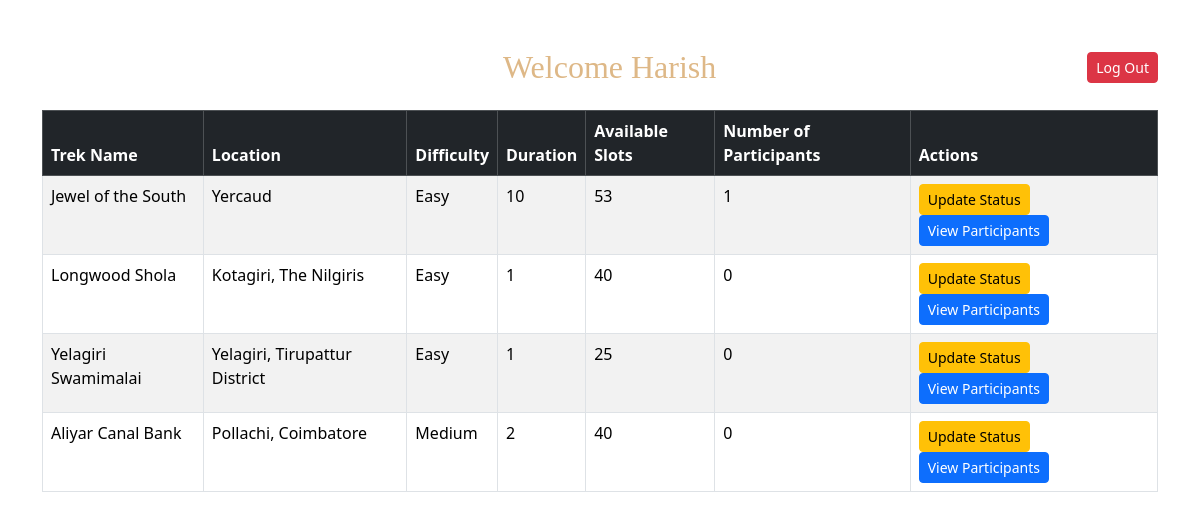
The page /staff_dashboard (signed in) on the database as committed earlier.
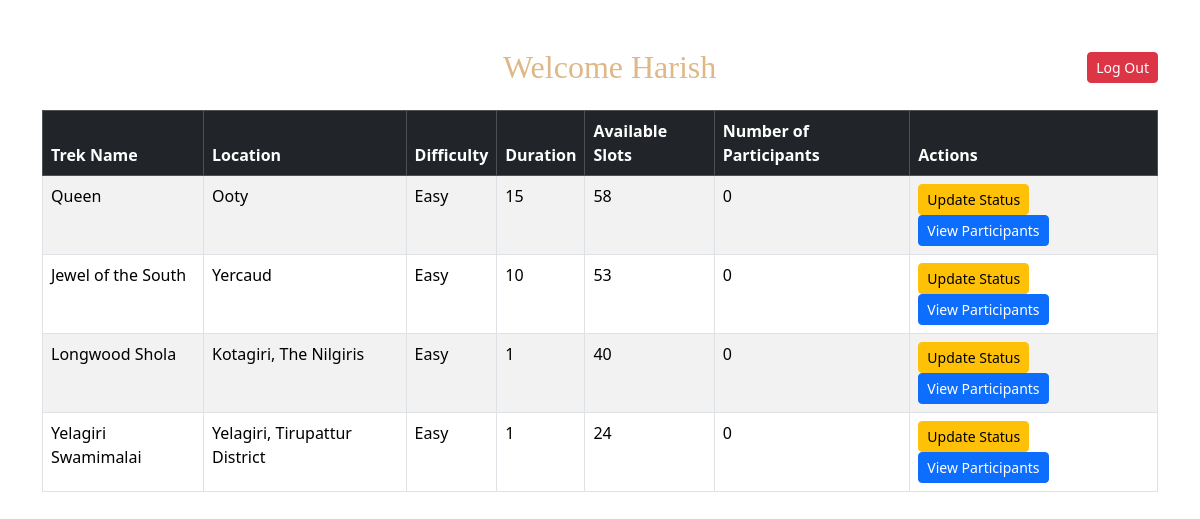
The same page on the database as committed later.
### models.py (models this page shows)
class Trek(db.Model):
    id = db.Column(db.Integer, primary_key=True)
    trek_name = db.Column(db.String(100), nullable=False)
    location = db.Column(db.String(100), nullable=False)
    difficulty = db.Column(db.String(20), nullable=False)
    duration = db.Column(db.Integer, nullable=False)
    available_slots = db.Column(db.Integer, nullable=False)
    status = db.Column(db.String(20), nullable=False, default="Pending")
    start_date = db.Column(db.Date, nullable=False)
    end_date = db.Column(db.Date, nullable=False)
    assigned_staff_id = db.Column(db.Integer, db.ForeignKey("staff_profile.id"), nullable=True)

### app.py (the view)
@app.route("/staff_dashboard")
def staff_dashboard():
    if "user_id" not in session:
        return redirect("/login")
    if session["role"] != "Staff":
        return "Access Denied!"
    staff = StaffProfile.query.filter_by(user_id=session["user_id"]).first()
    if staff.approval_status != "Approved":
        return "Your account is not approved yet."
    assigned_treks= Trek.query.filter_by(assigned_staff_id=staff.id).all()
    for trek in assigned_treks:
        trek.participant_count=Booking.query.filter_by(trek_id=trek.id,status="Booked").count()
    return render_template(
        "staff_dashboard.html",
        assigned_treks=assigned_treks,
        staff=staff
    )

### templates/staff_dashboard.html (shortened to what this page needs)
<!DOCTYPE html>
<html lang="en">
<head>
    <link href="https://cdn.jsdelivr.net/npm/bootstrap@5.3.3/dist/css/bootstrap.min.css"
    rel="stylesheet">
</head>
<body>
    <div class="container mt-5">
        <div class="d-flex justify-content-between align-items-center mb-4">
                <h2 class="m-0" style="color: burlywood; font-family: 'Times New Roman', Times, serif;">
                    Welcome {{ staff.user.username }}
                </h2>
                <a href="/logout" class="btn btn-danger btn-sm">Log Out</a>
        </div>
        <table class="table table-bordered table-striped table-hover">
        <thead class="table-dark">
            <tr>
                <th>Trek Name</th>
                <th>Location</th>
                <th>Difficulty</th>
                <th>Duration</th>
                <th>Available Slots</th>
                <th>Number of Participants</th>
                <th>Actions</th>
            </tr>
        </thead>
        <tbody>
            {% for trek in assigned_treks %}
            <tr>
                <td>{{ trek.trek_name }}</td>
                <td>{{ trek.location }}</td>
                <td>{{ trek.difficulty }}</td>
                <td>{{ trek.duration }}</td>
                <td>{{ trek.available_slots }}</td>
                 <td> {{trek.participant_count}}</td>
                <td>
                    <a href="/update_status/{{ trek.id }}"class="btn btn-warning btn-sm">
                        Update Status</a>
                    <a href="/view_participants/{{ trek.id }}"
                        class="btn btn-primary btn-sm">
                            View Participants
                    </a>
                </td>
            </tr>
            {% endfor %}
        </tbody>
    </table>
</div>
</body>
</html>

Rows that differ between the two databases and show on the page:
removed Trek: trek_name "Aliyar Canal Bank", location "Pollachi, Coimbatore", difficulty "Medium", duration "2", available_slots "40", participant_count "0"
now on this page (row edited): Trek: trek_name "Queen", location "Ooty", difficulty "Easy", duration "15", available_slots "58", participant_count "0"
computed for Trek "Jewel of the South": participant_count "1" → "0"
changed Trek "Yelagiri Swamimalai": available_slots "25" → "24"
